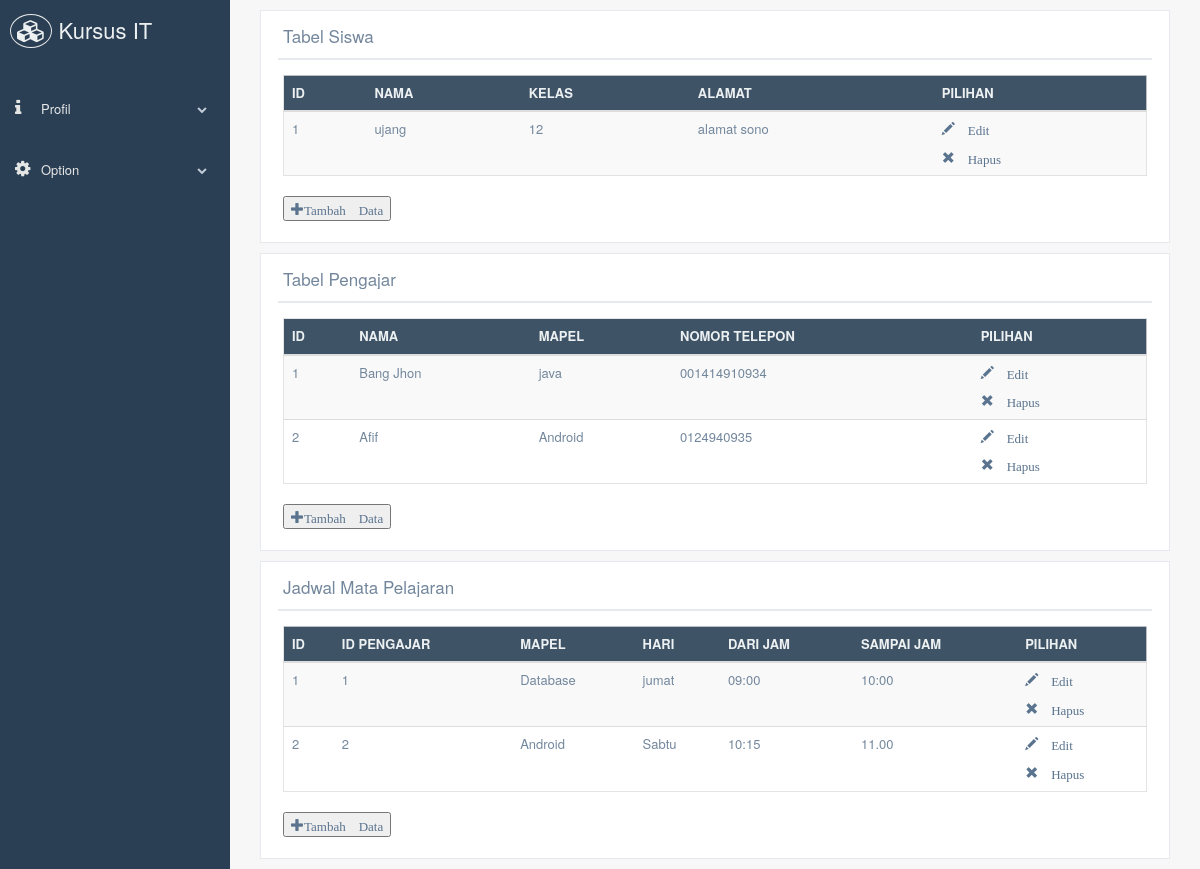
Screenshot of /index.php/beranda/tampil with the database file from the repository.
### tables this page shows
CREATE TABLE `siswa` (
  `id` int(11) NOT NULL,
  `nama` varchar(50) NOT NULL,
  `kelas` varchar(50) NOT NULL,
  `alamat` varchar(50) NOT NULL
);

CREATE TABLE `guru` (
  `guru_id` int(11) NOT NULL,
  `nama` varchar(50) NOT NULL,
  `mapel` varchar(50) NOT NULL,
  `telp` varchar(50) NOT NULL
);

CREATE TABLE `jadwal` (
  `jadwal_id` int(11) NOT NULL,
  `guru_id` int(11) NOT NULL,
  `mapel` varchar(50) NOT NULL,
  `hari` varchar(50) NOT NULL,
  `jam` varchar(10) NOT NULL,
  `jamakhir` varchar(10) NOT NULL
);

### application/controllers/Beranda.php (called while the page is built, shortened)
<?php
class Beranda extends CI_Controller
{
	function __construct(){
		$this->load->helper('url');
		$this->load->model('crud_siswa');
	}
	public function tampil(){
		$data['siswa'] = $this->crud_siswa->tampil_siswa();
		$data['guru'] = $this->crud_siswa->tampil_guru();
		$data['jadwal'] = $this->crud_siswa->tampil_jadwal();
		$this->load->view('dashboard.php', $data);
	}
}
?>

### index.php (called while the page is built, shortened)
<?php
require_once BASEPATH.'core/CodeIgniter.php';

### application/models/crud_siswa.php (called while the page is built, shortened)
<?php
class crud_siswa extends CI_Model
{
	public function tampil_siswa(){
		$query = $this->db->get('siswa');
		return $query->result();
	}
	public function tampil_guru(){
		$query = $this->db->get('guru');
		return $query->result();
	}
	public function tampil_jadwal(){
		$query = $this->db->get('jadwal');
		return $query->result();
	}
}
?>

### application/views/dashboard.php (the view, shortened to what this page needs)
<!DOCTYPE html>
<html lang="en">
  <head>
    <link href="<?php echo base_url()?>templates/vendors/bootstrap/dist/css/bootstrap.min.css" rel="stylesheet">
    <link href="<?php echo base_url()?>templates/vendors/font-awesome/css/font-awesome.min.css" rel="stylesheet">
    <link href="<?php echo base_url()?>templates/vendors/nprogress/nprogress.css" rel="stylesheet">
    <link href="<?php echo base_url()?>templates/vendors/iCheck/skins/flat/green.css" rel="stylesheet">
    <link href="<?php echo base_url()?>templates/build/css/custom.min.css" rel="stylesheet">
  </head>
  <body class="nav-md">
    <div class="container body">
      <div class="main_container">
        <div class="col-md-3 left_col">
          <div class="left_col scroll-view">
            <div class="navbar nav_title" style="border: 0;">
              <a href="index.html" class="site_title"><i class="fa fa-cubes"></i> <span>Kursus IT</span></a>
            </div>
            <br><br><br><br>
            <div id="sidebar-menu" class="main_menu_side hidden-print main_menu">
              <div class="menu_section">
                <ul class="nav side-menu">
                  <li><a><i class="fa fa-info"></i>Profil <span class="fa fa-chevron-down"></span></a>
                  </li>
                </ul>
               <ul class="nav side-menu">
                  <li><a><i class="fa fa-gear"></i>Option <span class="fa fa-chevron-down"></span></a>
                  </li>
                </ul>
            </div>
          </div>
        </div>
      </div>
        <div class="right_col" role="main">
          <div class="">
              <div class="col-md-12 col-sm-12 col-xs-12">
                <div class="x_panel">
                  <div class="x_title">
                    <h2>Tabel Siswa </h2>
                    <div class="clearfix"></div>
                  </div>
                  <div class="x_content">
                    <div class="table-responsive">
                      <table class="table table-striped jambo_table bulk_action">
                        <thead>
                          <tr class="headings">
                            <th class="column-title">ID </th>
                            <th class="column-title">NAMA </th>
                            <th class="column-title">KELAS </th>
                            <th class="column-title">ALAMAT </th>
                            <th class="column-title">PILIHAN </th>
                          </tr>
                        </thead>
                        <tbody>
                          <tr class="even pointer">
                         <?php
                           foreach ($siswa as $siswa ) {
                           ?>
                            <td><?php echo $siswa->id; ?></td>
                            <td><?php echo $siswa->nama; ?></td>
                            <td><?php echo $siswa->kelas; ?></td>
                            <td><?php echo $siswa->alamat; ?></td>
                            <td>
                            <a href="<?php echo base_url();?>index.php/beranda/linkeditdata/<?php echo $siswa->id; ?>"><span class="glyphicon glyphicon-pencil"> Edit</span></a>
                            <a href="<?php echo base_url();?>index.php/beranda/deletesiswa/<?php echo $siswa->id ?>"><span class="glyphicon glyphicon-remove"> Hapus</span></a>
                            </td>
                            </tr>
                           <?php
                           }
                           ?>
                        </tbody>
                      </table>
                      <button>
                          <a href="<?php echo base_url();?>index.php/beranda/linktambahdata">
                          <span class="glyphicon glyphicon-plus">Tambah Data</span>
                          </a>
                          </button>
                    </div>
                  </div>
                </div>
              </div>
              <br><br><br>
              <div class="col-md-12 col-sm-12 col-xs-12">
                <div class="x_panel">
                  <div class="x_title">
                    <h2>Tabel Pengajar </h2>
                    <div class="clearfix"></div>
                  </div>
                  <div class="x_content">
                    <div class="table-responsive">
                      <table class="table table-striped jambo_table bulk_action">
                        <thead>
                          <tr class="headings">
                            <th class="column-title">ID </th>
                            <th class="column-title">NAMA </th>
                            <th class="column-title">MAPEL </th>
                            <th class="column-title">NOMOR TELEPON </th>
                            <th class="column-title">PILIHAN </th>
                          </tr>
                        </thead>
                        <tbody>
                          <tr class="even pointer">
                         <?php
                           foreach ($guru as $guru ) {
                           ?>
                            <td><?php echo $guru->guru_id; ?></td>
                            <td><?php echo $guru->nama; ?></td>
                            <td><?php echo $guru->mapel; ?></td>
                            <td><?php echo $guru->telp; ?></td>
                            <td>
                            <a href="<?php echo base_url();?>index.php/beranda/linkeditdataguru/<?php echo $guru->guru_id; ?>"><span class="glyphicon glyphicon-pencil"> Edit</span></a>
                            <a href="<?php echo base_url();?>index.php/beranda/deleteguru/<?php echo $guru->guru_id ?>"><span class="glyphicon glyphicon-remove"> Hapus</span></a>
                            </td>
                            </tr>
                           <?php
                           }
                           ?>
                        </tbody>
                      </table>
                      <button>
                          <a href="<?php echo base_url();?>index.php/beranda/linktambahdataguru">
                          <span class="glyphicon glyphicon-plus">Tambah Data</span>
                          </a>
                          </button>
                    </div>
                  </div>
                </div>
              </div>
              <div class="col-md-12 col-sm-12 col-xs-12">
                <div class="x_panel">
                  <div class="x_title">
                    <h2>Jadwal Mata Pelajaran </h2>
                    <div class="clearfix"></div>
                  </div>
                  <div class="x_content">
                    <div class="table-responsive">
                      <table class="table table-striped jambo_table bulk_action">
                        <thead>
                          <tr class="headings">
                            <th class="column-title">ID </th>
                            <th class="column-title">ID PENGAJAR </th>
                            <th class="column-title">MAPEL </th>
                            <th class="column-title">HARI </th>
                            <th class="column-title">DARI JAM </th>
                            <th class="column-title">SAMPAI JAM </th>
                            <th class="column-title">PILIHAN </th>
                          </tr>
                        </thead>
                        <tbody>
                          <tr class="even pointer">
                         <?php
                           foreach ($jadwal as $jadwal ) {
                           ?>
                            <td><?php echo $jadwal->jadwal_id; ?></td>
                            <td><?php echo $jadwal->guru_id; ?></td>
                            <td><?php echo $jadwal->mapel; ?></td>
                            <td><?php echo $jadwal->hari; ?></td>
                            <td><?php echo $jadwal->jam; ?></td>
                            <td><?php echo $jadwal->jamakhir; ?></td>
                            <td>
                            <a href="<?php echo base_url();?>index.php/beranda/linkeditdatajadwal/<?php echo $jadwal->jadwal_id; ?>"><span class="glyphicon glyphicon-pencil"> Edit</span></a>
                            <a href="<?php echo base_url();?>index.php/beranda/deletejadwal/<?php echo $jadwal->jadwal_id ?>"><span class="glyphicon glyphicon-remove"> Hapus</span></a>
                            </td>
                            </tr>
                           <?php
                           }
                           ?>
                        </tbody>
                      </table>
                      <button>
                          <a href="<?php echo base_url();?>index.php/beranda/linktambahdatajadwal">
                          <span class="glyphicon glyphicon-plus">Tambah Data</span>
                          </a>
                          </button>
                    </div>
                  </div>
                </div>
              </div>
            </div>
          </div>
        </div>
      </div>
  </body>
</html>

### rows the page displays
siswa: id "1", nama "ujang", kelas "12", alamat "alamat sono"
guru: guru_id "1", nama "Bang Jhon", mapel "java", telp "001414910934"
guru: guru_id "2", nama "Afif", mapel "Android", telp "0124940935"
jadwal: jadwal_id "1", guru "1", mapel "Database", hari "jumat", jam "09:00", jamakhir "10:00"
jadwal: jadwal_id "2", guru "2", mapel "Android", hari "Sabtu", jam "10:15", jamakhir "11.00"
